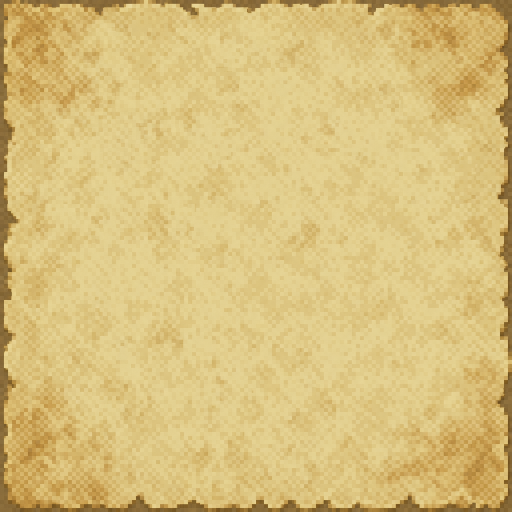
#> input picture website/assets/gen/raw/parchment-sheet.png, 1024 x 1024 px, found by its file name (shown at 1/2 size)
$ python pixelate.py --in ../../website/assets/gen/raw/parchment-sheet.png --out out.png
#> lines starting #> are read from the running program, lines starting #| are printed output that depends on the picture
#!/usr/bin/env python3
"""Turn an AI-generated PNG into believable, on-palette pixel art.

Pipeline: downscale (chunky pixels) -> remap to the Lost Century palette
-> keep it small so CSS upscales it with image-rendering:pixelated.
Transparency is preserved (alpha is thresholded to stay crisp).

Usage:
  python3 scripts/landing-art/pixelate.py \
      --in  website/assets/gen/raw/wax-seal.png \
      --out website/assets/gen/wax-seal.png \
      --width 128 --dither
"""
import argparse
import os

from PIL import Image, ImageChops

ROOT = os.path.abspath(os.path.join(os.path.dirname(__file__), "..", ".."))

# Lost Century family used by the in-game theme + landing tokens.
PALETTE_HEX = [
    "0c0e16", "0a0b12", "10131c", "161924", "1c2030", "2e3448", "383e58",
    "4b3d44", "5c4226", "79444a", "ae5d40", "c77b58",
    "ba9158", "b3a555", "d6c97a", "d2c9a5", "c9bd92",
    "8caba1", "4b726e", "77743b", "9a8d88", "847875",
]


def build_palette_image() -> Image.Image:
    pal = []
    for hx in PALETTE_HEX:
        pal += [int(hx[0:2], 16), int(hx[2:4], 16), int(hx[4:6], 16)]
    pal += [0, 0, 0] * (256 - len(PALETTE_HEX))
    palimg = Image.new("P", (1, 1))
    palimg.putpalette(pal)
    return palimg


def main() -> None:
    ap = argparse.ArgumentParser()
    ap.add_argument("--in", dest="src", required=True)
    ap.add_argument("--out", required=True)
    ap.add_argument("--width", type=int, default=480, help="pixel-art width in px")
    ap.add_argument("--dither", action="store_true")
    ap.add_argument("--no-remap", action="store_true", help="skip palette remap")
    ap.add_argument("--alpha-threshold", type=int, default=128)
    ap.add_argument("--chroma", choices=["magenta"], help="key out a flat magenta background")
    ap.add_argument("--chroma-tol", type=int, default=60)
    args = ap.parse_args()

    src = Image.open(os.path.join(ROOT, args.src)).convert("RGBA")

    if args.chroma == "magenta":
        # Magenta == red>>green AND blue>>green. The warm Lost Century palette
        # never satisfies both (its colors are low-blue), so this is safe.
        r, g, b, _ = src.split()
        rg = ImageChops.subtract(r, g)
        bg = ImageChops.subtract(b, g)
        magentaness = ImageChops.darker(rg, bg)  # min of the two
        t = args.chroma_tol
        keyed_alpha = magentaness.point(lambda v: 0 if v > t else 255)
        src.putalpha(keyed_alpha)
        # Zero the RGB of keyed (background) pixels so the later BOX downscale does not
        # average magenta into surviving edge pixels (which would leave a pink fringe).
        src = Image.composite(src, Image.new("RGBA", src.size, (0, 0, 0, 0)), keyed_alpha)

    w, h = src.size
#> w = 1024; h = 1024
    tw = args.width
    th = max(1, round(h * tw / w))
#> th = 480
    small = src.resize((tw, th), Image.BOX)
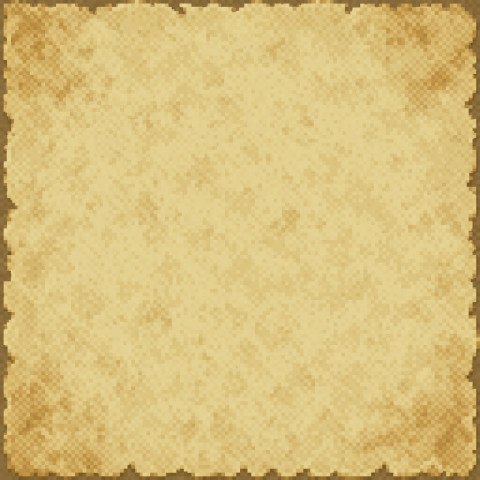
#> small: PIL image 480x480 RGBA; mean R, G, B, A 216.7, 192.1, 124.6, 255

    rgb = small.convert("RGB")
    alpha = small.getchannel("A")
#> alpha: PIL image 480x480 L; every value is 255

    if not args.no_remap:
        palimg = build_palette_image()
        dither = Image.Dither.FLOYDSTEINBERG if args.dither else Image.Dither.NONE
        rgb = rgb.quantize(palette=palimg, dither=dither).convert("RGB")
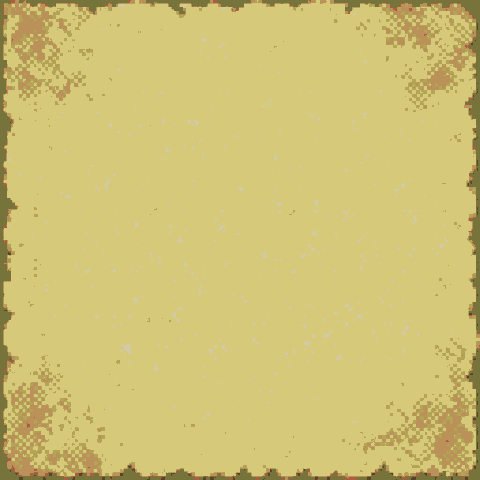
#> rgb: PIL image 480x480 RGB; mean R, G, B 207.2, 193.2, 116.8

    out = rgb.convert("RGBA")
    # Re-apply crisp alpha (threshold so edges stay hard, not feathered).
    alpha = alpha.point(lambda a: 255 if a >= args.alpha_threshold else 0)
    out.putalpha(alpha)

    dst = os.path.join(ROOT, args.out)
    os.makedirs(os.path.dirname(dst) or ".", exist_ok=True)
    out.save(dst)
    print(f"OK {args.out}  {w}x{h} -> {tw}x{th}  remap={not args.no_remap} dither={args.dither}")
#| OK out.png  1024x1024 -> 480x480  remap=True dither=False


if __name__ == "__main__":
    main()
